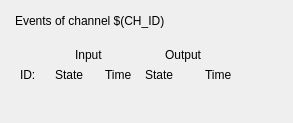
<?xml version="1.0" encoding="UTF-8"?>
<ui version="4.0">
 <class>Form</class>
 <widget class="QWidget" name="Form">
  <property name="geometry">
   <rect>
    <x>0</x>
    <y>0</y>
    <width>293</width>
    <height>123</height>
   </rect>
  </property>
  <property name="windowTitle">
   <string>Form</string>
  </property>
  <widget class="caInclude" name="cainclude">
   <property name="geometry">
    <rect>
     <x>15</x>
     <y>90</y>
     <width>271</width>
     <height>26</height>
    </rect>
   </property>
   <property name="macro">
    <string>IOC=$(IOC),MasterID=$(MasterID),SlaveID=$(SlaveID),CH_ID=$(CH_ID),EV=$(EV),EV=$(EV),ID=01;IOC=$(IOC),MasterID=$(MasterID),SlaveID=$(SlaveID),CH_ID=$(CH_ID),EV=$(EV),EV=$(EV),ID=02;IOC=$(IOC),MasterID=$(MasterID),SlaveID=$(SlaveID),CH_ID=$(CH_ID),EV=$(EV),EV=$(EV),ID=03;IOC=$(IOC),MasterID=$(MasterID),SlaveID=$(SlaveID),CH_ID=$(CH_ID),EV=$(EV),EV=$(EV),ID=04;IOC=$(IOC),MasterID=$(MasterID),SlaveID=$(SlaveID),CH_ID=$(CH_ID),EV=$(EV),EV=$(EV),ID=05;IOC=$(IOC),MasterID=$(MasterID),SlaveID=$(SlaveID),CH_ID=$(CH_ID),EV=$(EV),EV=$(EV),ID=06;IOC=$(IOC),MasterID=$(MasterID),SlaveID=$(SlaveID),CH_ID=$(CH_ID),EV=$(EV),EV=$(EV),ID=07;IOC=$(IOC),MasterID=$(MasterID),SlaveID=$(SlaveID),CH_ID=$(CH_ID),EV=$(EV),EV=$(EV),ID=08</string>
   </property>
   <property name="filename" stdset="0">
    <string notr="true">ecmcEL1259_EVX.ui</string>
   </property>
   <property name="stacking">
    <enum>caInclude::Row</enum>
   </property>
   <property name="numberOfItems" stdset="0">
    <number>1</number>
   </property>
  </widget>
  <widget class="caLabel" name="calabel_21">
   <property name="geometry">
    <rect>
     <x>15</x>
     <y>5</y>
     <width>236</width>
     <height>31</height>
    </rect>
   </property>
   <property name="text">
    <string>Events of channel $(CH_ID)</string>
   </property>
   <property name="alignment">
    <set>Qt::AlignLeading|Qt::AlignLeft|Qt::AlignVCenter</set>
   </property>
  </widget>
  <widget class="caLabel" name="calabel_4">
   <property name="geometry">
    <rect>
     <x>20</x>
     <y>65</y>
     <width>21</width>
     <height>20</height>
    </rect>
   </property>
   <property name="text">
    <string>ID:</string>
   </property>
   <property name="alignment">
    <set>Qt::AlignLeading|Qt::AlignLeft|Qt::AlignVCenter</set>
   </property>
  </widget>
  <widget class="caLabel" name="calabel_5">
   <property name="geometry">
    <rect>
     <x>75</x>
     <y>45</y>
     <width>36</width>
     <height>20</height>
    </rect>
   </property>
   <property name="text">
    <string>Input</string>
   </property>
   <property name="alignment">
    <set>Qt::AlignLeading|Qt::AlignLeft|Qt::AlignVCenter</set>
   </property>
  </widget>
  <widget class="caLabel" name="calabel_6">
   <property name="geometry">
    <rect>
     <x>55</x>
     <y>65</y>
     <width>36</width>
     <height>20</height>
    </rect>
   </property>
   <property name="text">
    <string>State</string>
   </property>
   <property name="alignment">
    <set>Qt::AlignLeading|Qt::AlignLeft|Qt::AlignVCenter</set>
   </property>
  </widget>
  <widget class="caLabel" name="calabel_7">
   <property name="geometry">
    <rect>
     <x>105</x>
     <y>65</y>
     <width>36</width>
     <height>20</height>
    </rect>
   </property>
   <property name="text">
    <string>Time</string>
   </property>
   <property name="alignment">
    <set>Qt::AlignLeading|Qt::AlignLeft|Qt::AlignVCenter</set>
   </property>
  </widget>
  <widget class="caLabel" name="calabel_8">
   <property name="geometry">
    <rect>
     <x>205</x>
     <y>65</y>
     <width>36</width>
     <height>20</height>
    </rect>
   </property>
   <property name="text">
    <string>Time</string>
   </property>
   <property name="alignment">
    <set>Qt::AlignLeading|Qt::AlignLeft|Qt::AlignVCenter</set>
   </property>
  </widget>
  <widget class="caLabel" name="calabel_9">
   <property name="geometry">
    <rect>
     <x>165</x>
     <y>45</y>
     <width>56</width>
     <height>20</height>
    </rect>
   </property>
   <property name="text">
    <string>Output</string>
   </property>
   <property name="alignment">
    <set>Qt::AlignLeading|Qt::AlignLeft|Qt::AlignVCenter</set>
   </property>
  </widget>
  <widget class="caLabel" name="calabel_10">
   <property name="geometry">
    <rect>
     <x>145</x>
     <y>65</y>
     <width>36</width>
     <height>20</height>
    </rect>
   </property>
   <property name="text">
    <string>State</string>
   </property>
   <property name="alignment">
    <set>Qt::AlignLeading|Qt::AlignLeft|Qt::AlignVCenter</set>
   </property>
  </widget>
 </widget>
 <customwidgets>
  <customwidget>
   <class>caLabel</class>
   <extends>QLabel</extends>
   <header>caLabel</header>
  </customwidget>
  <customwidget>
   <class>caInclude</class>
   <extends>QWidget</extends>
   <header>caInclude</header>
  </customwidget>
 </customwidgets>
 <resources/>
 <connections/>
</ui>
